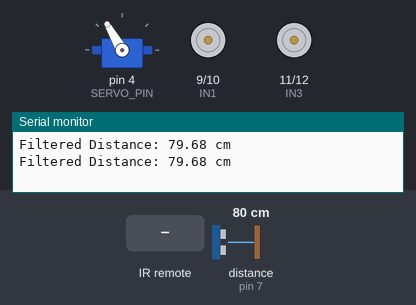
This sketch was run on a simulated Arduino Uno, built with avr-gcc and run on an emulated ATmega328P. Shown: servo, motor-driver pin pairs drawn as motors (green arrow = first pin HIGH = forward, orange = second pin HIGH = backward, longer = more drive, scaled by the enable pin), the last lines printed to the serial monitor. Wiring (inferred from the names in the program): ultrasonic range finder: trigger pin 6; echo pin 7. Inputs (shaded band) come from the test bench; at power-on: distance to the obstacle (sensor on pin 7) 80 cm. The echo pulse lasts 58.3 µs per cm.

Above: at 1.2 s.
1.3 s: infrared code 0xE718FF00 received
At 2.5 s:
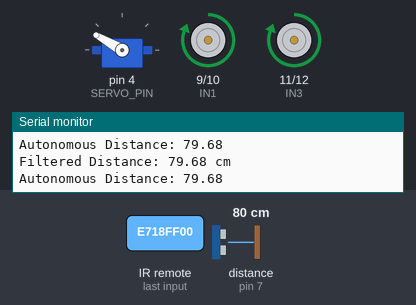
4.3 s: distance to the obstacle (sensor on pin 7) set to 29 cm
7.3 s: distance to the obstacle (sensor on pin 7) set to 24 cm
At 7.88 s:
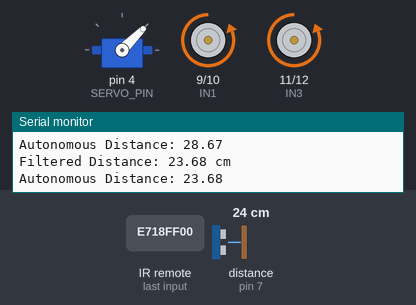
10.3 s: infrared code 0xF708FF00 received
13.3 s: infrared code 0xAD52FF00 received
At 14.01 s:
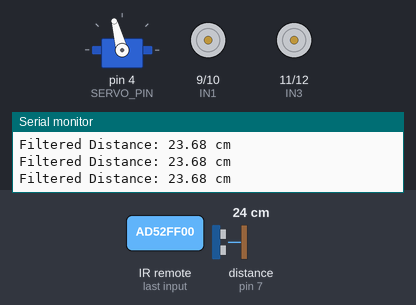
16.3 s: infrared code 0xA55AFF00 received
At 17.01 s:
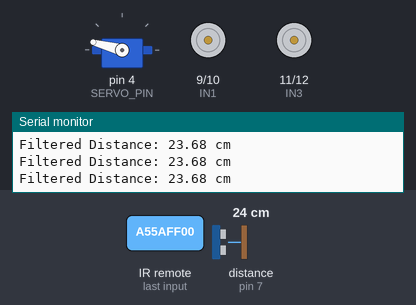
Timing chart, 0 to 20.3 s (numbered marks = the images above; inputs shaded):
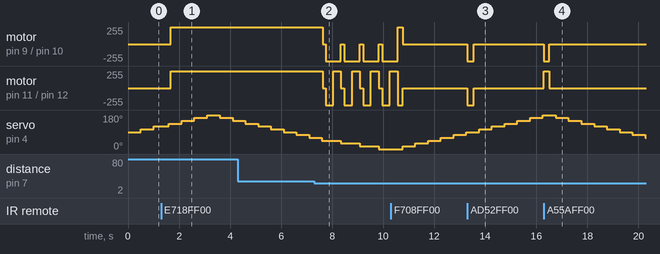

The sketch:

motor_driver_and_ir_remote.ino
```cpp
#include <IRremote.hpp>
#include <Servo.h>

// Ultrasonic Pins
const int TRIG_PIN = 6;
const int ECHO_PIN = 7;

// Filtering US samples
const int FILTER_SAMPLES = 5;
const float SPEED_OF_SOUND = 0.0343;

// KY-022 signal pin
const int RECV_PIN = 8;

// IR Remote codes
const unsigned long UP = 0xE718FF00;
const unsigned long DOWN = 0xAD52FF00;
const unsigned long RIGHT = 0xA55AFF00;
const unsigned long LEFT = 0xF708FF00;

// Motor PWM pins
const int ENA = 5;
const int ENB = 3;

// Motor directional pins
const int IN1 = 9;
const int IN2 = 10;
const int IN3 = 11;
const int IN4 = 12;

// SERVO
Servo myservo;
const int SERVO_PIN = 4;
int pos = 90;
int servoStep = 15; // Direction of servo sweep (+15 or -15)

bool autoMode = false;

// Non-blocking timer for servo sweep
unsigned long previousMillis = 0;
const long servoInterval = 500; // Interval between servo steps (ms)

void motorStartup() {
  pinMode(IN1, OUTPUT);
  pinMode(IN2, OUTPUT);
  pinMode(IN3, OUTPUT);
  pinMode(IN4, OUTPUT);
}

void motorForward() {
  digitalWrite(IN1, HIGH);
  digitalWrite(IN2, LOW);
  digitalWrite(IN3, HIGH);
  digitalWrite(IN4, LOW);
  analogWrite(ENA, 255);
  analogWrite(ENB, 255);
}

void motorBrake() {
  digitalWrite(IN1, LOW);
  digitalWrite(IN2, LOW);
  digitalWrite(IN3, LOW);
  digitalWrite(IN4, LOW);
  analogWrite(ENA, 0);
  analogWrite(ENB, 0);
}

void motorBackward() {
  digitalWrite(IN1, LOW);
  digitalWrite(IN2, HIGH);
  digitalWrite(IN3, LOW);
  digitalWrite(IN4, HIGH);
  analogWrite(ENA, 255);
  analogWrite(ENB, 255);
}

void motorLeft() {
  digitalWrite(IN1, HIGH);
  digitalWrite(IN2, LOW);
  digitalWrite(IN3, LOW);
  digitalWrite(IN4, HIGH);
  analogWrite(ENA, 255);
  analogWrite(ENB, 255);
}

void motorRight() {
  digitalWrite(IN1, LOW);
  digitalWrite(IN2, HIGH);
  digitalWrite(IN3, HIGH);
  digitalWrite(IN4, LOW);
  analogWrite(ENA, 255);
  analogWrite(ENB, 255);
}

float getFilteredDistance() {
  long samples[FILTER_SAMPLES];

  for (int i = 0; i < FILTER_SAMPLES; i++) {
    digitalWrite(TRIG_PIN, LOW);
    delayMicroseconds(2);

    digitalWrite(TRIG_PIN, HIGH);
    delayMicroseconds(10);
    digitalWrite(TRIG_PIN, LOW);

    int duration = pulseIn(ECHO_PIN, HIGH, 26000);

    if (duration == 0) {
      samples[i] = 99999;
    } else {
      samples[i] = duration;
    }
    delay(2); // Short internal delay for sensor stability
  }

  // Simple Bubble Sort
  for (int i = 0; i < FILTER_SAMPLES - 1; i++) {
    for (int j = 0; j < FILTER_SAMPLES - i - 1; j++) {
      if (samples[j] > samples[j + 1]) {
        long temp = samples[j];
        samples[j] = samples[j + 1];
        samples[j + 1] = temp;
      }
    }
  }

  long medianDuration = samples[FILTER_SAMPLES / 2];

  if (medianDuration == 99999) {
    return -1.0;
  }

  return (medianDuration * SPEED_OF_SOUND) / 2.0;
}

void setup() {
  Serial.begin(9600);

  // US Setup
  pinMode(TRIG_PIN, OUTPUT);
  pinMode(ECHO_PIN, INPUT);
  digitalWrite(TRIG_PIN, LOW);

  // Servo Setup
  myservo.attach(SERVO_PIN);
  myservo.write(pos);

  // Starts the receiver
  IrReceiver.begin(RECV_PIN, ENABLE_LED_FEEDBACK);

  motorStartup();
}

void loop() {
  // 1. Instantly check for IR remote commands on every cycle
  if (IrReceiver.decode()) {
    unsigned long IrInput = IrReceiver.decodedIRData.decodedRawData;

if (IrInput == UP) {
      // Toggle autonomous mode on/off, or drive forward manually
      autoMode = !autoMode;
      Serial.print("Autonomous Mode: ");
      Serial.println(autoMode ? "ON" : "OFF");
      if (!autoMode) motorBrake();
      delay(300); // Debounce press
    }
    else if (IrInput == DOWN) {
      autoMode = false; // Override to manual back-up
      motorBackward();
      delay(250);
      motorBrake();
    }
    else if (IrInput == LEFT) {
      autoMode = false; // Override to manual turn left
      motorLeft();
      delay(200);
      motorBrake();
    }
    else if (IrInput == RIGHT) {
      autoMode = false; // Override to manual turn right
      motorRight();
      delay(200);
      motorBrake();
    }
    IrReceiver.resume();
  }

  // 2. Non-blocking Servo Sweep & Distance Logging
  unsigned long currentMillis = millis();
  if (currentMillis - previousMillis >= servoInterval) {
    previousMillis = currentMillis;

    // Move servo position
    pos += servoStep;

    // Reverse direction at limits
    if (pos >= 180 || pos <= 0) {
      servoStep = -servoStep;
    }

    myservo.write(pos);

    // Read and print distance
    float currentDistance = getFilteredDistance();
    if (currentDistance < 0) {
      Serial.println("Error: Out of range or timed out");
    } else {
      Serial.print("Filtered Distance: ");
      Serial.print(currentDistance);
      Serial.println(" cm");
    }

    if (autoMode) {
    float distance = getFilteredDistance();
    Serial.print("Autonomous Distance: ");
    Serial.println(distance);

    if (distance > 0 && distance < 25) {
      // Obstacle detected! Back up and turn
      motorBrake();
      delay(100);
      motorBackward();
      delay(300);
      motorRight();
      delay(300);
      motorBrake();
    } else {
      // Path is clear, drive forward
      motorForward();
    }

  }
  }
}
```

Measured:
- the behaviour switches between 26 and 25 cm on distance to the obstacle (sensor on pin 7) (found by bisection; images 1 and 2)
- after the input at 1.3 s, motor on pin 9 (IN1) / pin 10 (IN2), motor on pin 11 (IN3) / pin 12 (IN4): stopped → forward 255/255 after 0.37 s
- after the input at 7.3 s, motor on pin 9 (IN1) / pin 10 (IN2): alternates backward 255/255 for 0.60 s and stopped for 0.14 s, starting after 0.34 s; motor on pin 11 (IN3) / pin 12 (IN4): forward 255/255 → stopped after 0.34 s, then repeats every 0.74 s: backward 255/255 0.30 s, forward 255/255 0.30 s, stopped 0.14 s
- after the input at 13.3 s, motor on pin 9 (IN1) / pin 10 (IN2), motor on pin 11 (IN3) / pin 12 (IN4): stopped → backward 255/255 at once, → stopped 0.25 s later
- after the input at 16.3 s, motor on pin 9 (IN1) / pin 10 (IN2): stopped → backward 255/255 at once, → stopped 0.20 s later; motor on pin 11 (IN3) / pin 12 (IN4): stopped → forward 255/255 at once, → stopped 0.20 s later
